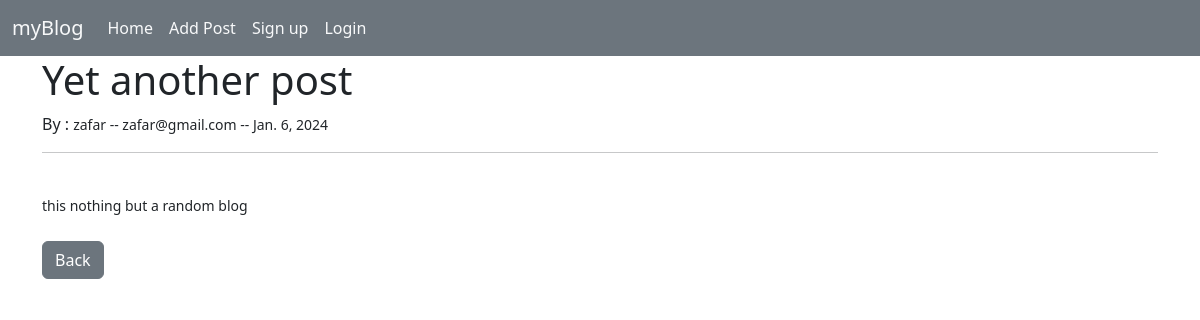
The app's page /article/9 with its own data.
### blog/models.py (models this page shows, shortened)
class Post(models.Model):
    title = models.CharField(max_length=200)
    title_tag = models.CharField(max_length=200, default='Title tag')
    author = models.ForeignKey(User, on_delete = models.CASCADE)
    body = models.TextField()
    post_date = models.DateField(auto_now_add = True)
    """
The get_absolute_url method is like a helper function in Django models that helps you generate a link (URL) to a detailed view of an object. Here's why it might be useful:
Consistency: Instead of writing the logic to generate URLs in multiple places in your code, you define it once in the model. This makes your code more organized and easier to maintain.
Reusability: If you decide to change how your URLs are structured or generated, you only need to update it in one place (the get_absolute_url method) rather than hunting through your entire codebase.
"""
    def get_absolute_url(self):
        return reverse('article', args=[str(self.id)])

### blog/views.py (the view)
# urls.py: path('article/<int:pk>', ArticleDetail.as_view(), name='article'),
class ArticleDetail(DetailView):
    model = Post
    queryset = Post.objects.all()  # fetches all objects from Post
    template_name = 'article.html'
    context_object_name = 'post' # while rendering elements in html template 'posts' is used

### templates/article.html (shortened to what this page needs)
{% extends 'base.html' %}
    {% block content %}
    <h1>{{post.title}}</h1>
    By : <small>{{post.author}} -- {{post.author.email}} -- {{post.post_date}}<br>
    <hr>
    <br>
    {{post.body}}
     <br>
     <br>
    <a href="{% url 'home' %}" class="btn btn-secondary">Back</a>
    {% endblock %}

### templates/base.html (style rules this page uses)
a { text-decoration: none; }

### records on screen
Post: title "Yet another post", author "zafar", author.email "zafar@gmail.com", post_date "Jan. 6, 2024", body "this nothing but a random blog"
